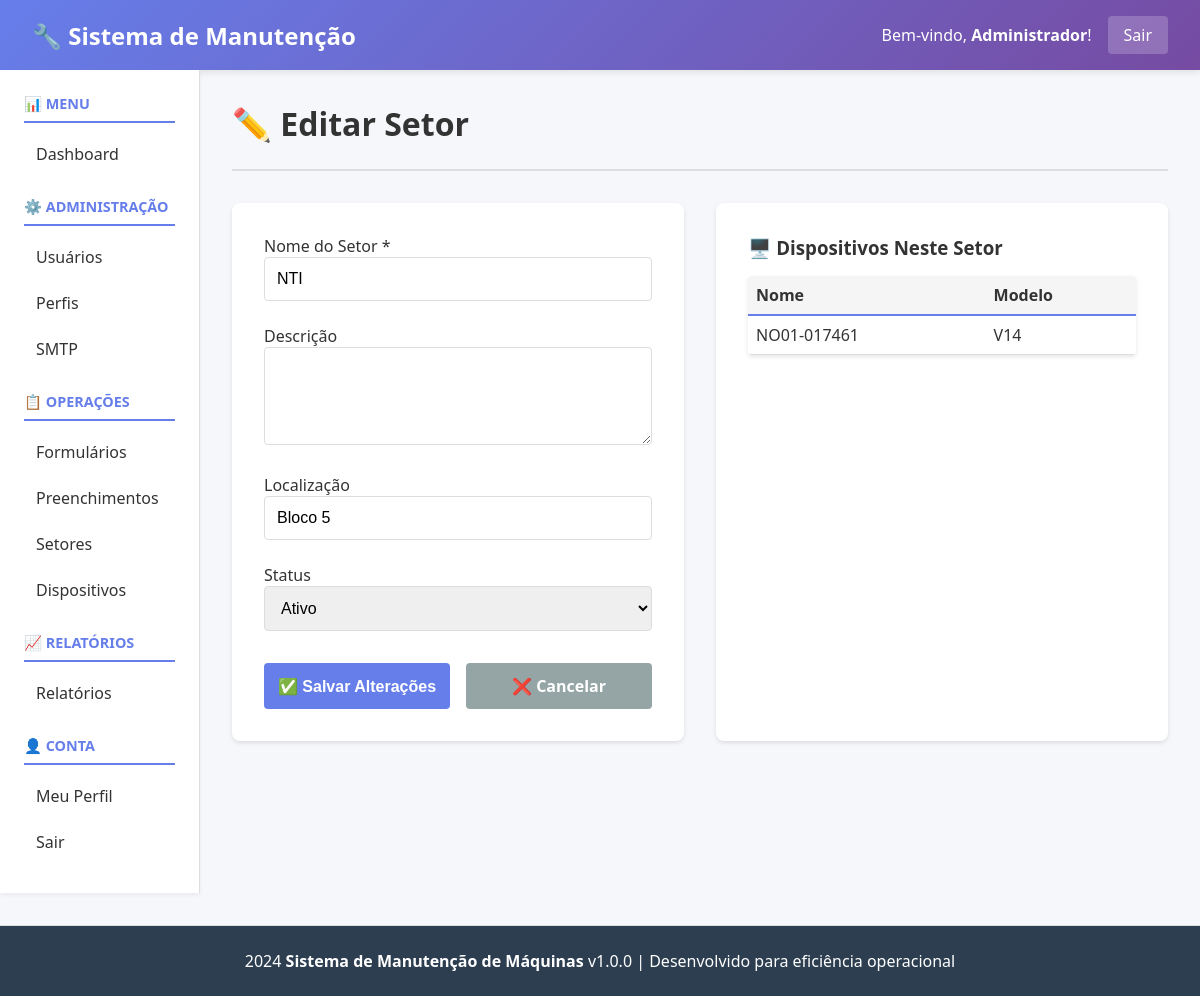
Page /public/index.php?page=sectors&action=edit&id=2 (signed in) on the committed database.
### tables this page shows
CREATE TABLE `users` (
  `id` int(11) NOT NULL,
  `username` varchar(100) NOT NULL,
  `email` varchar(100) NOT NULL,
  `password_hash` varchar(255) NOT NULL,
  `full_name` varchar(200) NOT NULL,
  `auth_type` enum('local','ldap') DEFAULT 'local',
  `profile_id` int(11) DEFAULT NULL,
  `status` enum('active','inactive') DEFAULT 'active',
  `last_login` datetime DEFAULT NULL,
  `created_at` datetime DEFAULT current_timestamp(),
  `updated_at` datetime DEFAULT current_timestamp() ON UPDATE current_timestamp()
);

CREATE TABLE `sectors` (
  `id` int(11) NOT NULL,
  `name` varchar(200) NOT NULL,
  `description` text DEFAULT NULL,
  `location` varchar(255) DEFAULT NULL,
  `status` varchar(20) DEFAULT 'active',
  `responsible_user_id` int(11) DEFAULT NULL,
  `phone` varchar(20) DEFAULT NULL,
  `email` varchar(100) DEFAULT NULL,
  `is_active` tinyint(1) DEFAULT 1,
  `created_at` datetime DEFAULT current_timestamp(),
  `updated_at` datetime DEFAULT current_timestamp() ON UPDATE current_timestamp()
);

CREATE TABLE `devices` (
  `id` int(11) NOT NULL,
  `name` varchar(255) NOT NULL,
  `model` varchar(255) DEFAULT NULL,
  `manufacturer` varchar(255) DEFAULT NULL,
  `serial_number` varchar(255) DEFAULT NULL,
  `sector_id` int(11) DEFAULT NULL,
  `acquisition_date` date DEFAULT NULL,
  `last_maintenance` date DEFAULT NULL,
  `maintenance_frequency` varchar(50) DEFAULT NULL,
  `status` varchar(20) DEFAULT 'active',
  `created_at` datetime DEFAULT current_timestamp(),
  `updated_at` datetime DEFAULT current_timestamp() ON UPDATE current_timestamp()
);

### controllers/SectorController.php (called while the page is built, shortened)
<?php
class SectorController
{
    private $db;
    public function __construct()
    {
        $this->db = Database::getInstance();
    }
    public function edit()
    {
        $id = intval($_GET['id'] ?? 0);
        $sector = $this->db->fetch("SELECT * FROM sectors WHERE id = ?", [$id]);
        $devices = $this->db->fetchAll("SELECT * FROM devices WHERE sector_id = ?", [$id]);
        include __DIR__ . '/../views/sectors/edit.php';
    }
}

### config/Database.php (called while the page is built, shortened)
<?php
class Database
{
    private static $instance = null;
    private $connection;
    private $host = 'localhost';
    private $db_name = 'manutencao_db';
    private $username = 'root';
    private $password = '';
    private $charset = 'utf8mb4';
    private function __construct()
    {
        try {
            $dsn = "mysql:host=" . $this->host . ";dbname=" . $this->db_name . ";charset=" . $this->charset;
            $this->connection = new \PDO(
                $dsn,
                $this->username,
                $this->password,
                array(
                    \PDO::ATTR_ERRMODE => \PDO::ERRMODE_EXCEPTION,
                    \PDO::ATTR_DEFAULT_FETCH_MODE => \PDO::FETCH_ASSOC,
                    \PDO::ATTR_EMULATE_PREPARES => false
                )
            );
        } catch (\PDOException $e) {
            die("Erro de conexão com banco de dados: " . $e->getMessage());
        }
    }
    public static function getInstance()
    {
        if (self::$instance === null) {
            self::$instance = new self();
        }
        return self::$instance;
    }
    public function fetch($sql, $params = [])
    {
        try {
            $stmt = $this->connection->prepare($sql);
            $stmt->execute($params);
            return $stmt->fetch();
        } catch (\PDOException $e) {
            throw new \Exception("Erro ao buscar registro: " . $e->getMessage());
        }
    }
    public function fetchAll($sql, $params = [])
    {
        try {
            $stmt = $this->connection->prepare($sql);
            $stmt->execute($params);
            return $stmt->fetchAll();
        } catch (\PDOException $e) {
            throw new \Exception("Erro ao buscar registros: " . $e->getMessage());
        }
    }
}

### core/Auth.php (called while the page is built, shortened)
<?php
class Auth
{
    private $db;
    private $user = null;
    public function __construct()
    {
        $this->db = Database::getInstance();
    }
    public function isLoggedIn()
    {
        return isset($_SESSION['user_id']) && !empty($_SESSION['user_id']);
    }
    public function getCurrentUser()
    {
        if ($this->user === null) {
            $this->user = $this->db->fetch(
                "SELECT * FROM users WHERE id = :id",
                [':id' => $_SESSION['user_id']]
            );
        }
        return $this->user;
    }
}

### views/sectors/edit.php (the view, shortened to what this page needs)
<?php include __DIR__ . '/../header.php'; ?>
<div class="page-header">
    <h1>✏️ Editar Setor</h1>
</div>
<?php if ($sector): ?>
    <div style="display: grid; grid-template-columns: 1fr 1fr; gap: 2rem;">
        <form method="POST" style="background: white; padding: 2rem; border-radius: 8px; box-shadow: 0 2px 4px rgba(0,0,0,0.1);">
            <div style="margin-bottom: 1.5rem;">
                <label for="name">Nome do Setor *</label>
                <input type="text" id="name" name="name" value="<?php echo htmlspecialchars($sector['name']); ?>" required style="width: 100%; padding: 0.75rem; border: 1px solid #ddd; border-radius: 4px; font-size: 1rem;">
            </div>
            <div style="margin-bottom: 1.5rem;">
                <label for="description">Descrição</label>
                <textarea id="description" name="description" rows="4" style="width: 100%; padding: 0.75rem; border: 1px solid #ddd; border-radius: 4px; font-size: 1rem;"><?php echo htmlspecialchars($sector['description'] ?? ''); ?></textarea>
            </div>
            <div style="margin-bottom: 1.5rem;">
                <label for="location">Localização</label>
                <input type="text" id="location" name="location" value="<?php echo htmlspecialchars($sector['location'] ?? ''); ?>" style="width: 100%; padding: 0.75rem; border: 1px solid #ddd; border-radius: 4px; font-size: 1rem;">
            </div>
            <div style="margin-bottom: 1.5rem;">
                <label for="status">Status</label>
                <select id="status" name="status" style="width: 100%; padding: 0.75rem; border: 1px solid #ddd; border-radius: 4px; font-size: 1rem;">
                    <option value="active" <?php if ($sector['status'] === 'active') echo 'selected'; ?>>Ativo</option>
                </select>
            </div>
            <div style="display: flex; gap: 1rem; margin-top: 2rem;">
                <button type="submit" class="btn" style="flex: 1; background: #667eea; color: white; padding: 0.75rem; border: none; border-radius: 4px; cursor: pointer; font-size: 1rem; font-weight: bold;">✅ Salvar Alterações</button>
                <a href="?page=sectors" class="btn" style="flex: 1; background: #95a5a6; color: white; text-decoration: none; padding: 0.75rem; text-align: center; border-radius: 4px; font-weight: bold;">❌ Cancelar</a>
            </div>
        </form>
        <div style="background: white; padding: 2rem; border-radius: 8px; box-shadow: 0 2px 4px rgba(0,0,0,0.1);">
            <h3>🖥️ Dispositivos Neste Setor</h3>
            <?php if (!empty($devices)): ?>
                <table style="width: 100%; margin-top: 1rem;">
                    <thead>
                        <tr style="border-bottom: 2px solid #667eea;">
                            <th style="text-align: left; padding: 0.5rem;">Nome</th>
                            <th style="text-align: left; padding: 0.5rem;">Modelo</th>
                        </tr>
                    </thead>
                    <tbody>
                        <?php foreach ($devices as $device): ?>
                            <tr style="border-bottom: 1px solid #ddd;">
                                <td style="padding: 0.5rem;"><?php echo htmlspecialchars($device['name'] ?? 'N/A'); ?></td>
                                <td style="padding: 0.5rem;"><?php echo htmlspecialchars($device['model'] ?? 'N/A'); ?></td>
                            </tr>
                        <?php endforeach; ?>
                    </tbody>
                </table>
            <?php else: ?>
                <p style="color: #7f8c8d; text-align: center; margin-top: 1rem;">Nenhum dispositivo neste setor</p>
            <?php endif; ?>
        </div>
    </div>
<?php endif; ?>
<?php include __DIR__ . '/../footer.php'; ?>

### views/header.php (shortened to what this page needs)
<?php
$auth = new \Core\Auth();
$user_atual = $auth->getCurrentUser();
?>
<!DOCTYPE html>
<html lang="pt-BR">
<head>
</head>
<body>
    <div class="navbar">
        <h1>🔧 Sistema de Manutenção</h1>
        <div class="navbar-user">
            <span>Bem-vindo, <strong><?php echo htmlspecialchars($user_atual['full_name'] ?? $user_atual['username']); ?></strong>!</span>
            <a href="index.php?page=logout">Sair</a>
        </div>
    </div>
    <div class="container">
        <div class="sidebar">
            <h3>📊 MENU</h3>
            <ul>
                <li><a href="index.php?page=dashboard">Dashboard</a></li>
            </ul>
            <h3>⚙️ ADMINISTRAÇÃO</h3>
            <ul>
                <li><a href="index.php?page=users">Usuários</a></li>
                <li><a href="index.php?page=profiles">Perfis</a></li>
                <li><a href="index.php?page=smtp">SMTP</a></li>
            </ul>
            <h3>📋 OPERAÇÕES</h3>
            <ul>
                <li><a href="index.php?page=forms">Formulários</a></li>
                <li><a href="index.php?page=submissions">Preenchimentos</a></li>
                <li><a href="index.php?page=sectors">Setores</a></li>
                <li><a href="index.php?page=devices">Dispositivos</a></li>
            </ul>
            <h3>📈 RELATÓRIOS</h3>
            <ul>
                <li><a href="index.php?page=reports">Relatórios</a></li>
            </ul>
            <h3>👤 CONTA</h3>
            <ul>
                <li><a href="index.php?page=profile">Meu Perfil</a></li>
                <li><a href="index.php?page=logout">Sair</a></li>
            </ul>
        </div>
        <div class="content">

### views/header.php (style rules this page uses)
* { margin: 0; padding: 0; box-sizing: border-box; }
body { font-family: 'Segoe UI', Tahoma, Geneva, Verdana, sans-serif; background: #f5f7fa; color: #333; }
.navbar { background: linear-gradient(135deg, #667eea 0%, #764ba2 100%); color: white; padding: 1rem 2rem; display: flex; justify-content: space-between; align-items: center; box-shadow: 0 2px 8px rgba(0,0,0,0.1); }
.navbar h1 { font-size: 1.5rem; margin: 0; }
.navbar-user { display: flex; align-items: center; gap: 1rem; }
.navbar-user a { color: white; text-decoration: none; padding: 0.5rem 1rem; background: rgba(255,255,255,0.2); border-radius: 4px; transition: background 0.3s; }
.container { display: grid; grid-template-columns: 200px 1fr; min-height: calc(100vh - 80px); }
.sidebar { background: white; padding: 1.5rem; border-right: 1px solid #ddd; box-shadow: 0 2px 4px rgba(0,0,0,0.05); overflow-y: auto; }
.sidebar h3 { color: #667eea; font-size: 0.9rem; text-transform: uppercase; margin-top: 1.5rem; margin-bottom: 0.75rem; border-bottom: 2px solid #667eea; padding-bottom: 0.5rem; }
.sidebar h3:first-child { margin-top: 0; }
.sidebar ul { list-style: none; }
.sidebar ul li { margin: 0.5rem 0; }
.sidebar ul li a { color: #333; text-decoration: none; padding: 0.5rem 0.75rem; border-radius: 4px; display: block; transition: background 0.3s, color 0.3s; }
.content { padding: 2rem; overflow-y: auto; }
.page-header { display: flex; justify-content: space-between; align-items: center; margin-bottom: 2rem; padding-bottom: 1.5rem; border-bottom: 2px solid #ddd; }
.page-header h1 { font-size: 2rem; color: #333; }
.btn { background: #667eea; color: white; padding: 0.75rem 1.5rem; border: none; border-radius: 4px; cursor: pointer; text-decoration: none; display: inline-block; transition: background 0.3s; }
table { width: 100%; border-collapse: collapse; background: white; border-radius: 4px; overflow: hidden; box-shadow: 0 2px 4px rgba(0,0,0,0.1); }
table thead { background: #f5f5f5; border-bottom: 2px solid #ddd; }
table th, table td { padding: 1rem; text-align: left; border-bottom: 1px solid #ddd; }

### rows in the picture
users: full_name "Administrador"
sectors: name "NTI", location "Bloco 5", status "Ativo"
devices: name "NO01-017461", model "V14"
